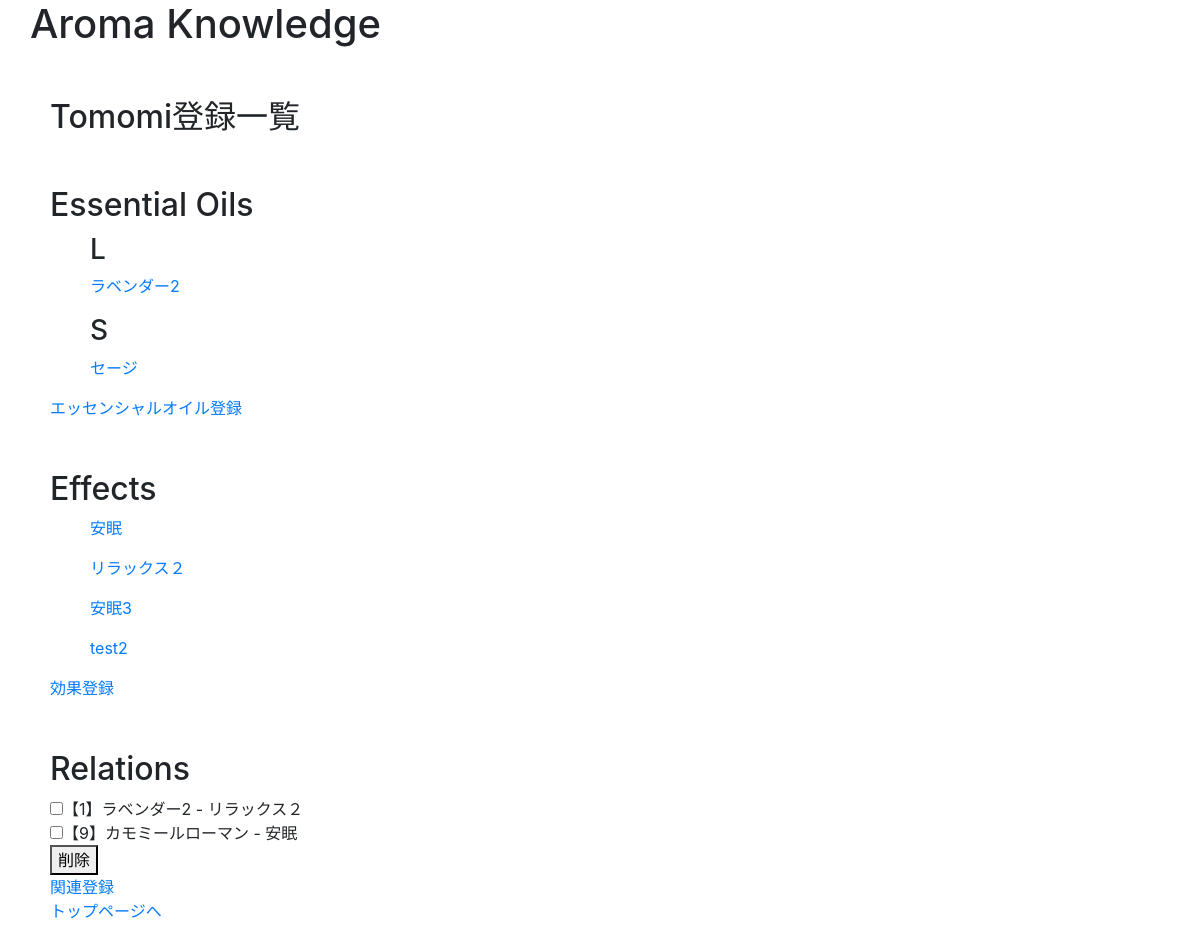
The page /register_list.php (signed in) on the database as committed earlier.
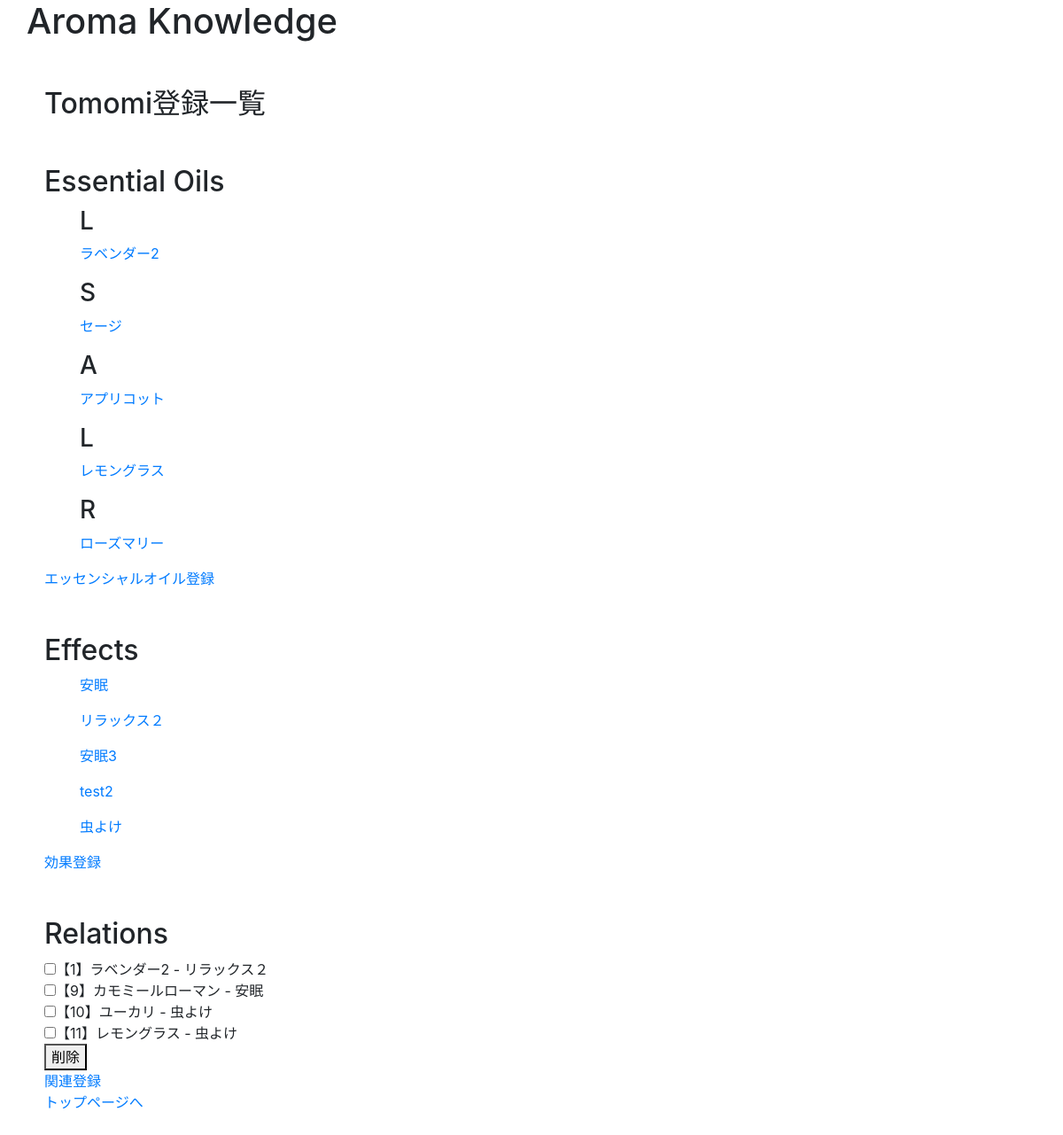
The same page on the database as committed later.
### tables this page shows
CREATE TABLE `essential_oils` (
  `id` int(11) NOT NULL AUTO_INCREMENT,
  `name` varchar(255) NOT NULL,
  `scientific_name` varchar(255) NOT NULL,
  `plant_name` varchar(255) NOT NULL,
  `extraction` varchar(255) NOT NULL,
  `aroma` varchar(255) NOT NULL,
  `caution` varchar(255) NOT NULL,
  `english_name` varchar(255) NOT NULL,
  `user_id` int(11) NOT NULL,
  `image` varchar(255) NOT NULL,
  `created_at` timestamp NOT NULL DEFAULT CURRENT_TIMESTAMP,
  PRIMARY KEY (`id`),
  UNIQUE KEY `name` (`name`),
  KEY `user_id` (`user_id`),
  CONSTRAINT `essential_oils_ibfk_1` FOREIGN KEY (`user_id`) REFERENCES `users` (`id`) ON DELETE CASCADE ON UPDATE CASCADE
);

CREATE TABLE `effects` (
  `id` int(11) NOT NULL AUTO_INCREMENT,
  `effect` varchar(255) NOT NULL,
  `content` varchar(255) NOT NULL,
  `caution` varchar(255) NOT NULL,
  `user_id` int(11) NOT NULL,
  `created_at` timestamp NOT NULL DEFAULT CURRENT_TIMESTAMP,
  PRIMARY KEY (`id`),
  UNIQUE KEY `effect` (`effect`),
  KEY `user_id` (`user_id`),
  CONSTRAINT `effects_ibfk_1` FOREIGN KEY (`user_id`) REFERENCES `users` (`id`) ON DELETE CASCADE ON UPDATE CASCADE
);

CREATE TABLE `relations` (
  `id` int(11) NOT NULL AUTO_INCREMENT,
  `oil_id` int(11) NOT NULL,
  `effect_id` int(11) NOT NULL,
  `howto` varchar(255) NOT NULL,
  `content` varchar(255) NOT NULL,
  `caution` varchar(255) NOT NULL,
  `user_id` int(11) NOT NULL,
  `created_at` timestamp NOT NULL DEFAULT CURRENT_TIMESTAMP,
  PRIMARY KEY (`id`),
  UNIQUE KEY `relation_index` (`user_id`,`oil_id`,`effect_id`),
  KEY `oil_id` (`oil_id`),
  KEY `effect_id` (`effect_id`),
  KEY `user_id` (`user_id`),
  CONSTRAINT `relations_ibfk_1` FOREIGN KEY (`oil_id`) REFERENCES `essential_oils` (`id`) ON DELETE CASCADE ON UPDATE CASCADE,
  CONSTRAINT `relations_ibfk_2` FOREIGN KEY (`effect_id`) REFERENCES `effects` (`id`) ON DELETE CASCADE ON UPDATE CASCADE,
  CONSTRAINT `relations_ibfk_3` FOREIGN KEY (`user_id`) REFERENCES `users` (`id`) ON DELETE CASCADE ON UPDATE CASCADE
);

### register_list.php (called while the page is built, shortened)
<?php
    require_once 'DAOs/EffectDAO.php';
    require_once 'DAOs/OilDAO.php';
    require_once 'DAOs/RelationDAO.php';
    $login_user = $_SESSION['login_user'];
    $user_id = $login_user->id;
    $oils = OilDAO::get_all_oils_by_user_id($user_id);
    $effects = EffectDAO::get_all_effects_by_user_id($user_id);
    $relations = RelationDAO::get_all_relations_by_user_id($user_id);
    include_once 'views/register_list_view.php';

### DAOs/OilDAO.php (called while the page is built, shortened)
<?php
    class OilDAO extends DAO{
        public static function get_all_oils_by_user_id($user_id){
            try {
                $pdo = self::get_connection();
                $stmt = $pdo->prepare('SELECT * FROM essential_oils WHERE user_id = :user_id');
                $stmt->bindParam(':user_id', $user_id, PDO::PARAM_INT);
                $stmt->execute();
                $stmt->setFetchMode(PDO::FETCH_CLASS|PDO::FETCH_PROPS_LATE, 'Oil');
                $oils = $stmt->fetchAll();
                return $oils;
            } catch (PDOException $e) {
                self::close_connection($pdo, $stmt);
            }
        }
    }

### DAOs/EffectDAO.php (called while the page is built, shortened)
<?php
    class EffectDAO extends DAO{
        public static function get_all_effects_by_user_id($user_id){
        try {
            $pdo = self::get_connection();
            $stmt = $pdo->prepare('SELECT * FROM effects WHERE user_id = :user_id');
            $stmt->bindParam(':user_id', $user_id, PDO::PARAM_INT);
            $stmt->execute();
            $stmt->setFetchMode(PDO::FETCH_CLASS|PDO::FETCH_PROPS_LATE, 'Effect');
            $effects = $stmt->fetchAll();
            return $effects;
        } catch (PDOException $e) {
            return null;
        }
    }
    }

### DAOs/RelationDAO.php (called while the page is built, shortened)
<?php
    class RelationDAO extends DAO{
        public static function get_all_relations_by_user_id($user_id){
            try{
                $pdo = self::get_connection();
                $stmt = $pdo->prepare('SELECT relations.id, essential_oils.name AS essential_oil_name, effects.effect as effect FROM relations JOIN essential_oils ON relations.oil_id = essential_oils.id JOIN effects ON relations.effect_id = effects.id WHERE relations.user_id=:user_id');
                $stmt->bindValue(':user_id', $user_id, PDO::PARAM_INT);
                $stmt->execute();
                $stmt->setFetchMode(PDO::FETCH_CLASS|PDO::FETCH_PROPS_LATE, 'Relation');
                $relations = $stmt->fetchAll();
                return $relations;
            }catch(PDOException $e){
                return null;
            }
        }
    }

### views/register_list_view.php (the view, shortened to what this page needs)
<!DOCTYPE html>
<html lag="ja">
    <head>
        <link rel="stylesheet" href="https://stackpath.bootstrapcdn.com/bootstrap/4.3.1/css/bootstrap.min.css">
        <link rel="stylesheet" href="css/style.css">
    </head>
    <body>
        <h1>Aroma Knowledge</h1>
        <div class="main">
        <h2><?= $login_user->name ?>登録一覧</h2>
        </div>
        <div class="essential_oils">
            <h2>Essential Oils</h2>
            <?php $pre_letter = ''; ?>
            <?php foreach($oils as $oil): ?>
            <ul>
                <?php $letter = strtoupper(substr($oil->english_name, 0,1)); ?>
                <?php if($letter !== $pre_letter): ?>
                <h3><?= $letter ?></h3>
                <?php endif; ?>
                <?php $pre_letter = $letter; ?>
                <li><a href="oil_detail_for_user.php?id=<?= $oil->id ?>"><?= $oil->name ?></a></li>
            </ul>
            <?php endforeach; ?>
            <p1><a href="oil_register.php">エッセンシャルオイル登録</a></p1><br>
        </div>
        <div class="effects">
            <h2>Effects</h2>
            <?php foreach($effects as $effect): ?>
            <ul>
                <li><a href="effect_detail_for_user.php?id=<?= $effect->id ?>"><?= $effect->effect ?></a></li>
            </ul>
            <?php endforeach; ?>
            <p1><a href="effect_register.php">効果登録</a></p1><br>
        </div>
        <div class="relations">
            <h2>Relations</h2>
             <form action="relation_delete.php" method="POST">
                <?php foreach($relations as $relation): ?>
                <input type="checkbox" name="id[]" value="<?= $relation->id ?>">【<?= $relation->id ?>】<?= $relation->essential_oil_name ?> - <?= $relation->effect ?> <br>
                <?php endforeach; ?>
                <button type="submit">削除</button>
            </form>
            <p1><a href="relation_register.php">関連登録</a></p1><br>
            <p1><a href="mypage_top.php">トップページへ</a></p1><br>
        </div>
    </body>
</html>

### css/style.css (style rules this page uses)
h1 { padding-left: 30px; }
.main, .essential_oils, .effects, .registerList, .relations { margin: 50px 50px; }
.essential_oils ul, .effects ul, .relations ul { list-style: none; }

Rows that differ between the two databases and show on the page:
added essential_oils: english_name "A", name "アプリコット"
added essential_oils: english_name "L", name "レモングラス"
added essential_oils: english_name "R", name "ローズマリー"
added effects: effect "虫よけ"
added relations: id "10", oil.name "ユーカリ", effect.effect "虫よけ"
added relations: id "11", oil.name "レモングラス", effect.effect "虫よけ"
